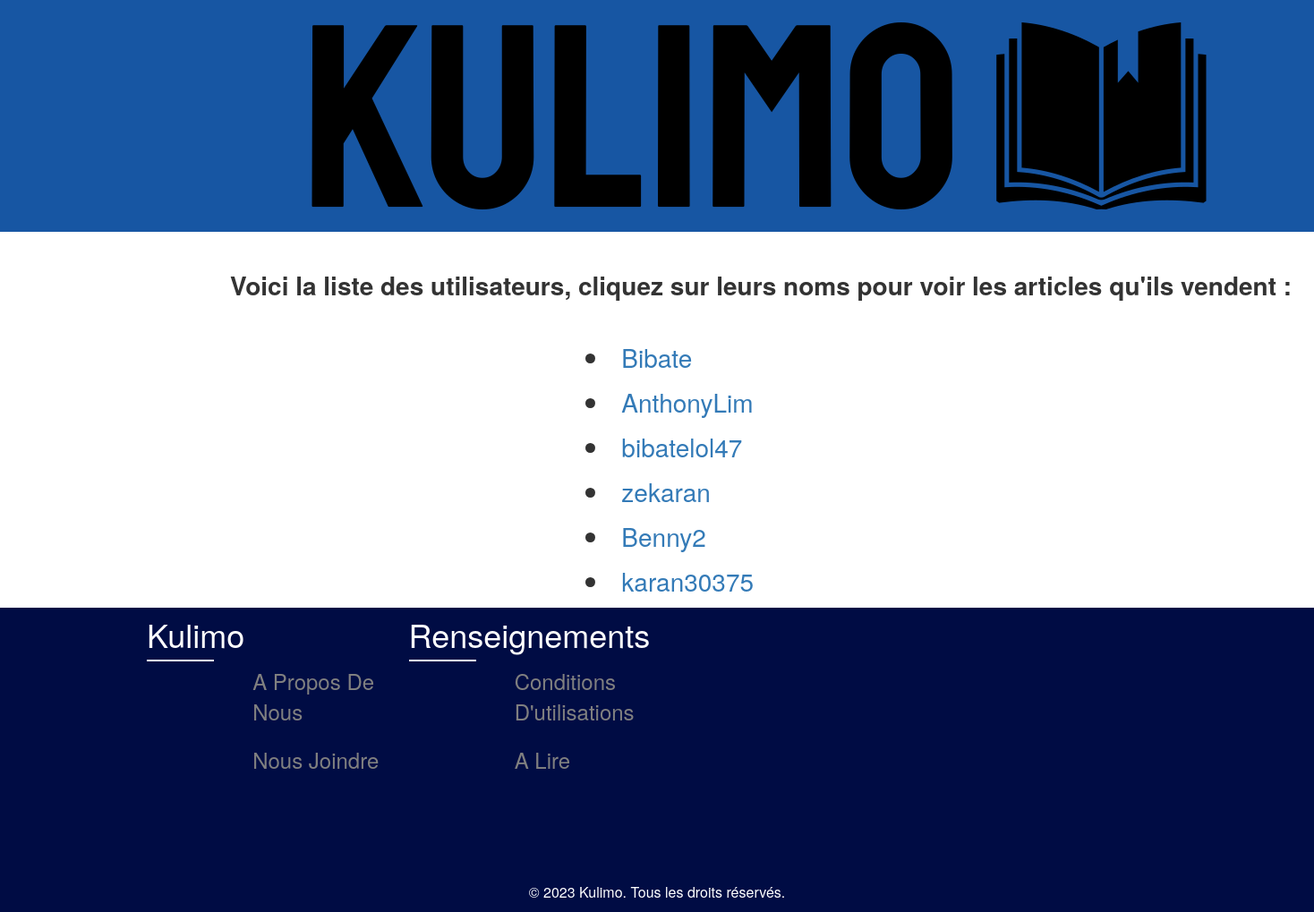
Screenshot of /profile_list/ (signed in) with the database file from the repository.
### accueil/models.py (models this page shows)
class Profile(models.Model):
    user = models.OneToOneField(User, on_delete=models.CASCADE)

### accueil/views.py (the view)
# urls.py: path("profile_list/", views.profile_list, name="profile_list"),
def profile_list(request):
    profiles = Profile.objects.exclude(user=request.user)
    return render(request, "profile_list.html", {"profiles": profiles}) # On affiche la template HTML de la page

### accueil/templates/profile_list.html (shortened to what this page needs)
{% load static %}
<!DOCTYPE html>
<head>
    <link rel="stylesheet" href="https://maxcdn.bootstrapcdn.com/bootstrap/3.4.1/css/bootstrap.min.css">
    <link rel="stylesheet" href="{% static './css/style.css' %}">
  </head>
{% block content %}
<div style="background-color: #1756a3;">
    <img style = "margin: 25px; align-items: center; padding-left: 22%; padding-right: 12%;" src = "{% static './img/logo.png' %}" class = "img-fluid">
</div>
<strong style="font-size: 200%; padding-left: 17.5%;">Voici la liste des utilisateurs, cliquez sur leurs noms pour voir les articles qu'ils vendent :</strong>
<div class="row test">
<div class = "col-md-4"></div>
<div class="col-md-3">
{% for profile in profiles %}
    <li><a href="{% url 'accueil:profile' profile.id %}">{{ profile.user.username }}</a></li>
{% endfor %}
</div>
<div class =" col-md-5" ></div>
</div>
{% endblock content %}
{% include "master.html" %}

### static/css/style.css (style rules this page uses)
* { margin:0 }
body { min-height: 100vh; display: grid; flex-direction: lfr column; }
.row { display: flex; flex-wrap: wrap; }

### accueil/templates/profile_list.html (style rules this page uses)
li { font-size: 200%; text-align: left; padding-bottom: 10px; padding-left: 45%; }

### rows the page displays
Profile: user.username "Bibate"
Profile: user.username "AnthonyLim"
Profile: user.username "bibatelol47"
Profile: user.username "zekaran"
Profile: user.username "Benny2"
Profile: user.username "karan30375"
